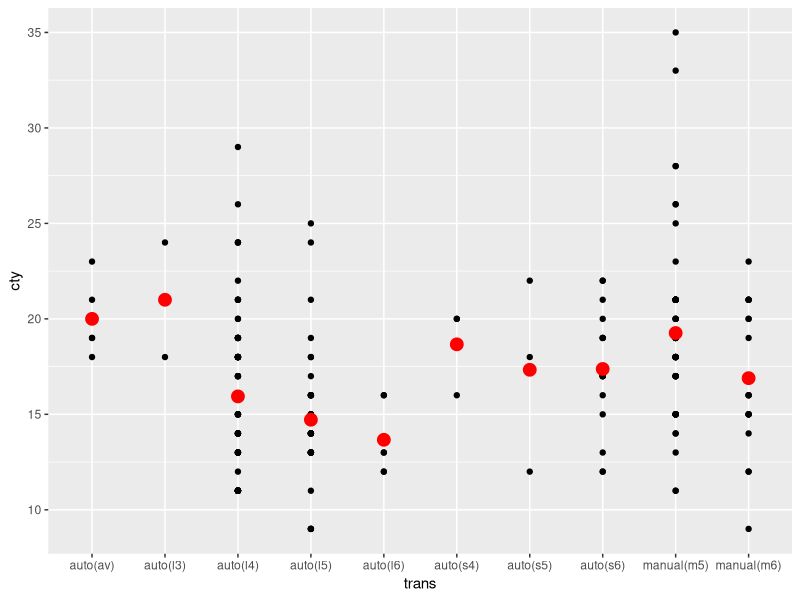
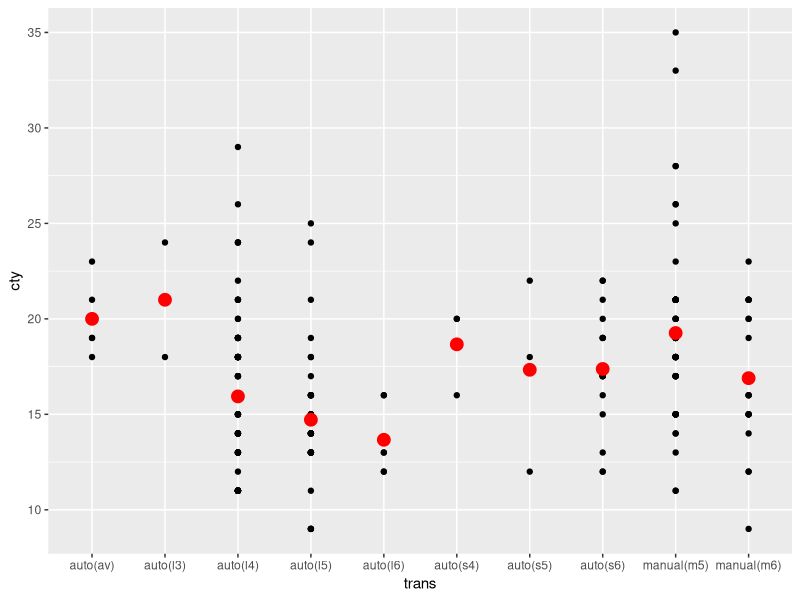
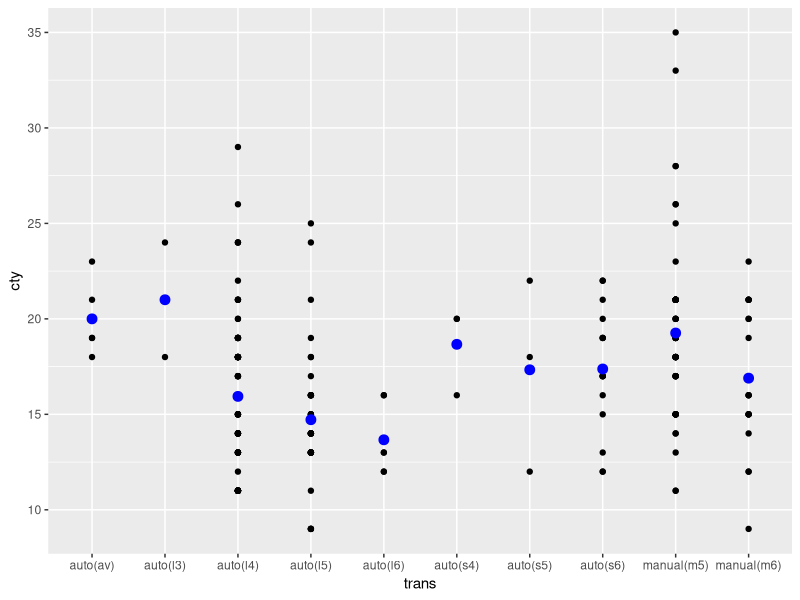
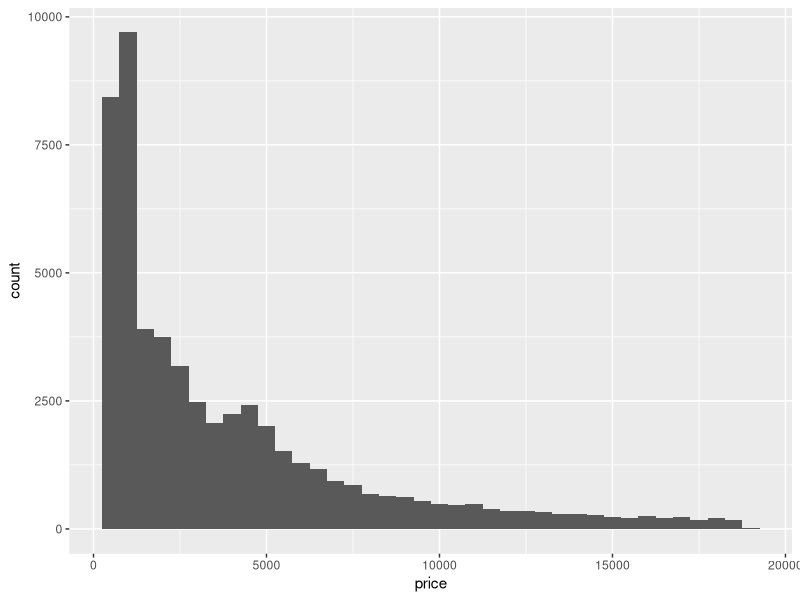
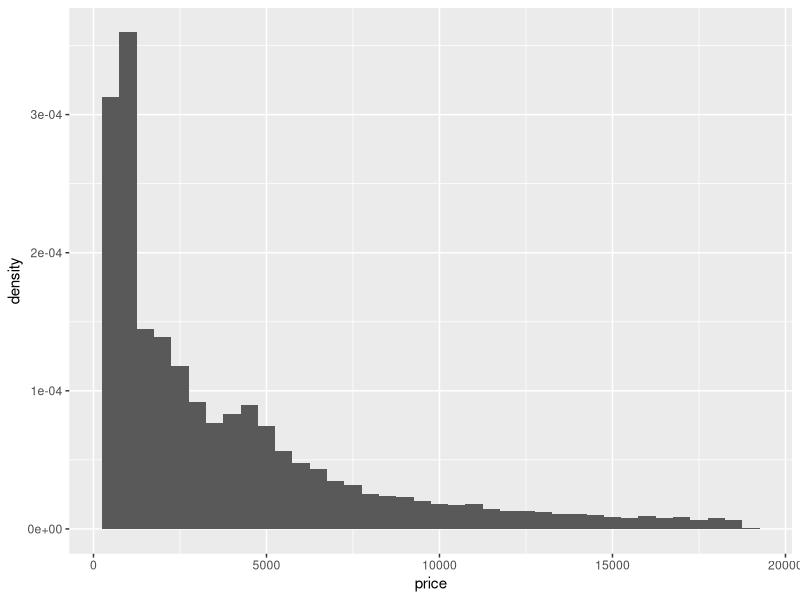
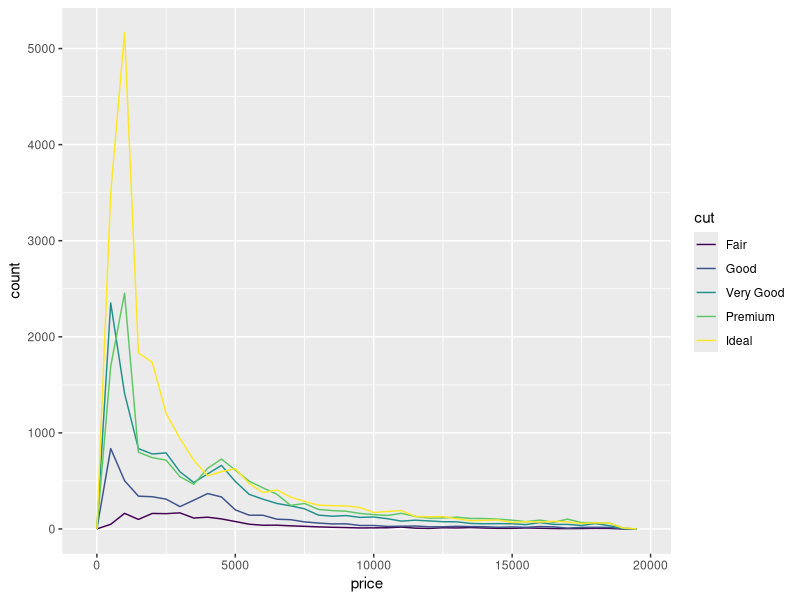
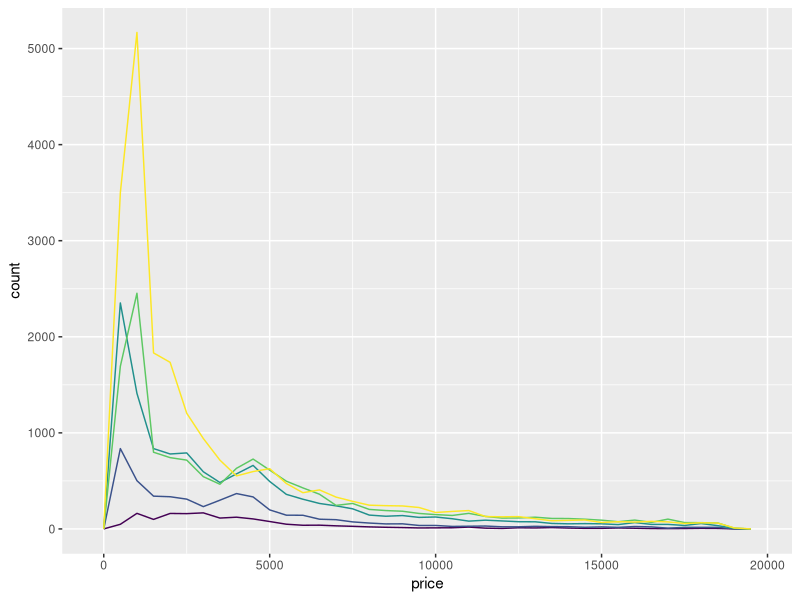
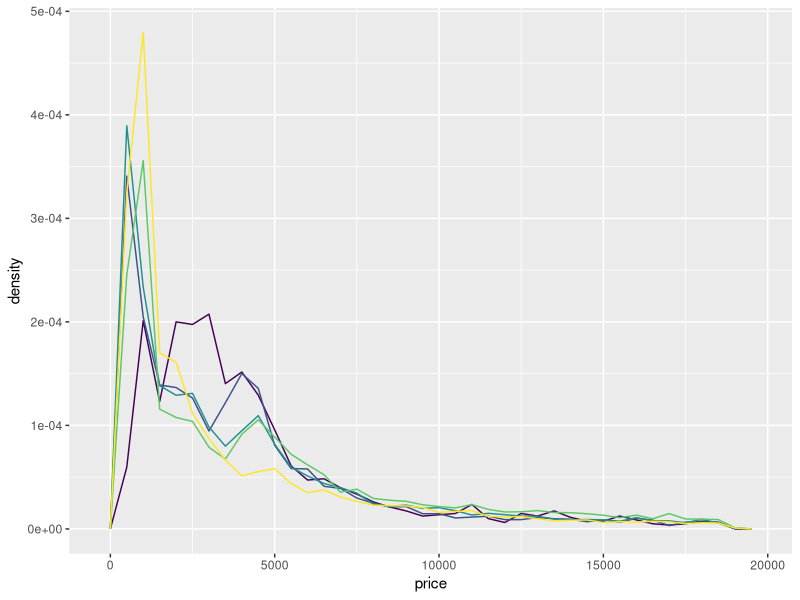

Reproduce these figures in R, in order. (Note: this script raises an error after producing the figures.)
library(tidyverse)

##########
#geom_* 
#그래프 위에 각 data mapping 하는 방식

##############
#stat_*
#산점도에 통계량 표시하기

ggplot(mpg, aes(trans, cty))+ geom_point()+
  stat_summary(geom= 'point', fun.y = 'mean', color = 'red', size=4)
ggplot(mpg, aes(trans, cty)) + 
  geom_point() + 
  geom_point(stat = 'summary', fun.y = 'mean', color= 'red', size = 4)
#trans 범주형 변수 
#각 trans 별로 통계량을 알고 싶다.
#geom_* 과 stat_* 왔다 갔다 할 수 있당 
#fun.y : y 변수에 통계량을 씌울건데, mean 통계량을 씌울 것이다. 
#geom = '' size =4인 red point 를 찍을게 
ggplot(mpg, aes(trans, cty))+ geom_point()+
  stat_summary(geom= 'point', fun.y = 'mean', color = 'blue', size=3) #옵션변화
B<- ggplot(mpg, aes(trans, cty))+ geom_point()+
  geom_point(stat= 'summary', fun.y = 'mean', color = 'blue', size=3)
A<- ggplot(mpg, aes(trans, cty))+ geom_point()
summary(A)   # 이 plot 이 어떻게 설정되어 있는지 확인 할 수 있다. 
#stat_identity 
summary(B)   #모든 geom 에 stat 이 걸려있음. stat 에는 geom이 걸려있지 않을 있 ㅇ다. 
#stat_summary fun.y = 'mean'


############
#내부 함수 
#- ..count..: 각 범주의 관측수
#– ..density..:각 범주의 관측에 대한 비율 (percentage of total / bar width)
#– ..x..: 각 범주의 중심


#생성된 새로운 변수 
ggplot(diamonds, aes(price))+ 
  geom_histogram(binwidth = 500)   #디폴트 y scale 는 ..count.. 이다

ggplot(diamonds, aes(price))+     # y scale 을 density 로 지정했음
  geom_histogram(aes(y = ..density..), binwidth = 500)  
# density 를 새로 계 ㅎ한 게 아니라 내부적으로 사용하는 함수이

ggplot(diamonds, aes(price, color = cut)) + geom_freqpoly(binwidth = 500)
ggplot(diamonds, aes(price, color = cut)) + 
  geom_freqpoly(binwidth = 500) +   #히스토그램 끝 이었다. 컷별로 다르게 그림
  theme(legend.position = 'none')
# legend 의 위치를 아예 없애라
#왜이럴까? 이런 식으로 그리면 다 덜러 보인다. 이 선은 비교하기가 힘들다.
#전체 면적이 1이 되는 density 를 그려서 각 cut 별로 price 를 비교해보자

ggplot(diamonds, aes(price, color = cut)) + 
  geom_freqpoly(aes(y= ..density..), binwidth = 500)+
  theme(legend.position = 'none')
#fair 가 이 근처 price 에서 좀 띈다.. 대부분은 1000 불레서 2000불 미만이다. 
#density로 비교불가능했던 것(count)을 비교가능하게 해보자!!!! 

########################
#title
df<- data.frame(x= 1:2, y= 1, x= 'a')
p<- ggplot(df, aes(x, y)) + geom_point(aes(color =2))
p + 
  xlab ("X axis") + 
  ylab("Y axis") + 
  ggtitle("TITLE")
  
p + labs(x = "X axis", y = "Y axis", colour = "Colour\nlegend")
#legend 의 color 다르게 한다. 범주처럼? 

p <- ggplot(df, aes(x, y)) +
  geom_point() +
  theme(plot.background = element_rect(colour = "grey50"))
p + labs(x = "", y = "")   #아무것도 안넣을 수 도 있음, x 레이블에 영역(위치)는 잡아주되 쓸 것이 없다
p + labs(x = NULL, y = NULL)   #영역(위치)도 안잡고, 아예 안쓰겠다 

#######################
df1<- data.frame(x=1:2, y = 1, z='a')
df1


p<- ggplot(df1, aes(x, y)) + geom_point(aes(color=Z))
p
p<- ggplot(df1, aes(x, y)) + geom_point()
p
p+theme(plot.background = element_rect(color='red'))
#plot 의 background 에서 가장자리 직사각형을 red 선으로 만든다


###########
#tips 조정하는 것 !

df2<- data.frame(x= c(1,3,5) *1000, y = 1)
df2

ggplot(df2, aes(x, y)) + geom_point() + labs(x= NULL, y= NULL)
# x 레이블을 보자. 1000, 2000, 3000, 4000, 5000
# y 레이블을 보자. 0.5, 0.75, 1.00, 1.25, 1.50
# 5 개 간격이 default 


#scale 간격을 바꾸고 싶다!!!!!
#scale_x_continuous()
ggplot(df2, aes(x, y)) + geom_point() + labs(x= NULL, y= NULL)+
  scale_x_continuous(breaks= c(2000,4000))
# x 변수가 연속형 변수: scale_x_continuous()
# x 변수가 범주형 변수: scale_x_discrete()
#breaks= tip 을 어디에 써줄것인지 결정
#labels= labels 에 해당되는 애들을 써줄게

ggplot(df2, aes(x, y)) + geom_point() +
  scale_x_continuous(breaks= c(2000,4000), labels= c('2k','3k'))
ggplot(df2, aes(x, y)) + geom_point() +
  scale_x_continuous(breaks= c(2000,4000), labels= c(1,1))


#####################
#

df3<- data.frame(x= 1:3, y= c('a','b','c'))
df3
ggplot(df3, aes(x, y))+ geom_point()
ggplot(df3, aes(x, y))+ geom_point() + 
  scale_y_discrete(labels= c(a= 'apple',b='banana', c='carrot'))
ggplot(df3, aes(x, y))+ geom_point() + 
  scale_y_discrete(labels= c(a= 'apple',b='banana'))
#y축의 scale에 이름을 붙여보자
#labels 안에서 지정해주는 것은 mapping 을 해주는 것이다. !
#지정을 안해주면 원래 lables 이름을 사용한다

################
#Legends

df4<- data.frame(x= 1, y=1:3, z= letters[1:3])
df4
p<-ggplot(df4, aes(x, y, color=z)) 
p + geom_point()
p + geom_point() + geom_path()
  #점 세개가 다르른 그룹을로 잡혀있는게 없다면
  #이전에 color = z 에서 지정된 그룹을 사용한다....
p + geom_point() + geom_path(aes(group=1))
  #이전에 사용했던 group 이 아니라 '1' 이라는 새로운 그룹으로 잡아준다.
  #전체가 같은 그룹인 것을 말해주고 싶어..
p + geom_point() + geom_path(aes(group=1), show.legend = FALSE)
  #각각의 선
  #path 에 대한 legend를 없애줄 수 있다. 

p + geom_point() + geom_path(aes(group=c(1, 1, 2)))
#처음 두개 점은 1번 그룹, 세번째 점은 2번 그룹
#같은 group의 path 만들어준다..

#############
#그룹별로 다르게 지정해주고 싶다
#color: 가장자리 색을 다르게 만들어줄래 
#fill: 색칠을 다르게 만들어줄래 

p + geom_raster()
p + geom_raster(aes(fill = z))

ggplot(df4, aes(x,y)) + 
  geom_point(size=4, color="grey20")+  #aes() ,color : legend 안그리는 것이 디폴트
  geom_point(aes(color=z), size=2)    #aes(color): legend 그리는 것이 디폴트
#까만점을 그릴떄는 legend 가 없엇져... aes() 안에 하냐 안하냐 차이
#legend 에는 까만점이 없어
#그리고 싶다면? 
ggplot(df4, aes(x,y)) + 
  geom_point(size=4, color="grey20", show.legend = TRUE)+
  geom_point(aes(color=z), size=2)


#순서대로 그린다.!!!
ggplot(df4, aes(x,y)) + 
  geom_point(aes(color=z), size=2)+ 
  geom_point(size=4, color="grey20", show.legend = TRUE)

# 바탕그리기 , color 점 그리기 , 까만점 그리기



















